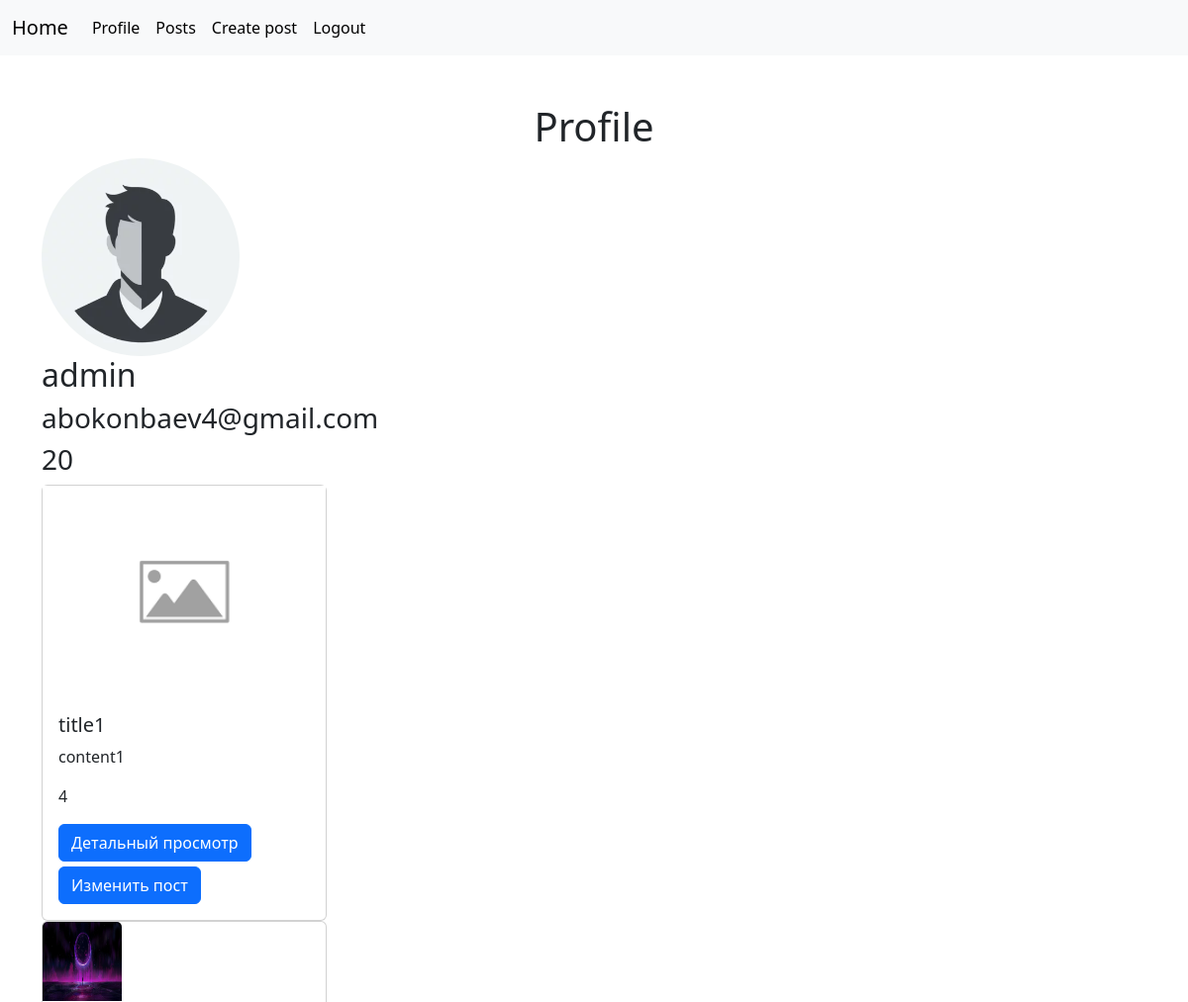
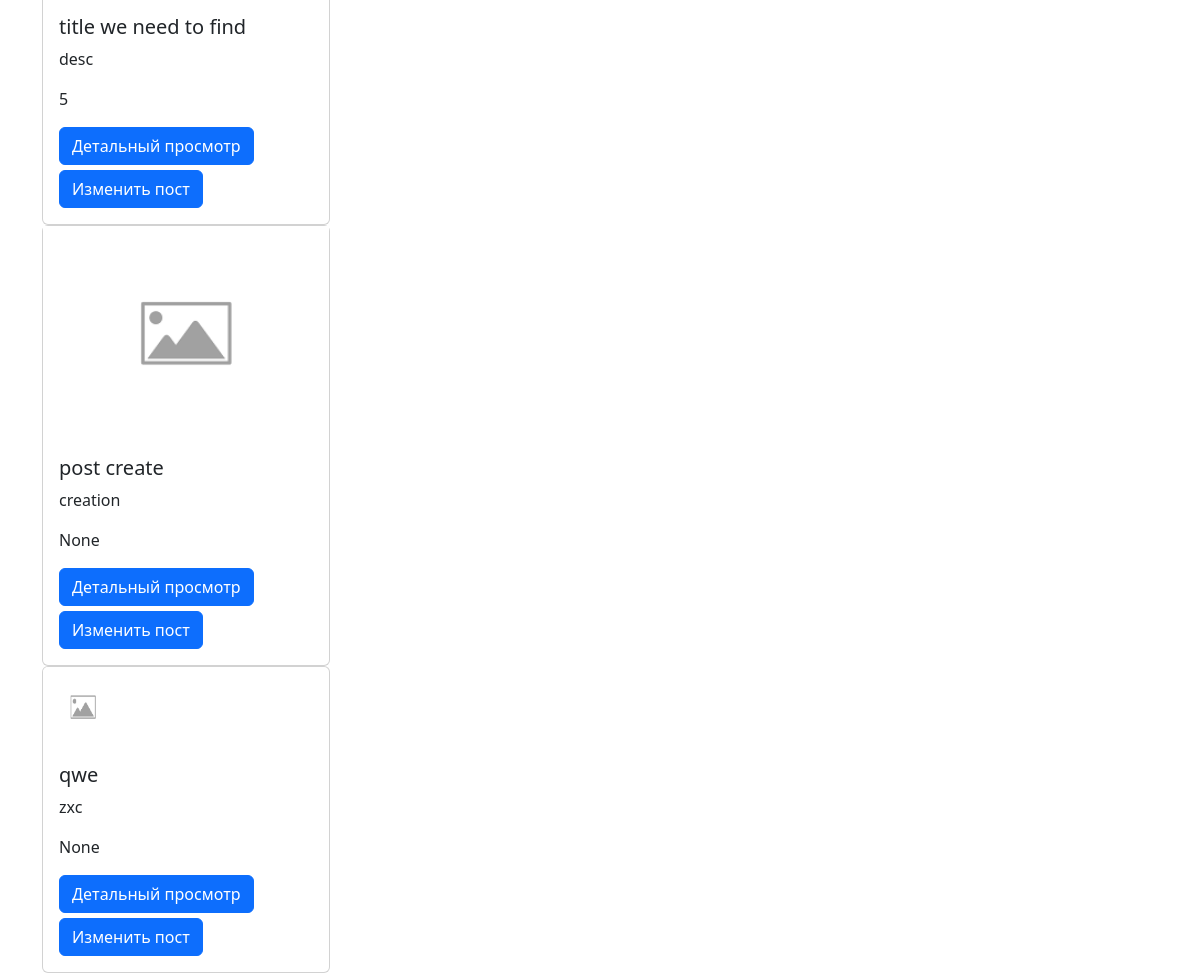
/profile/ (signed in), run on the app's committed database (2 pictures, top to bottom).
### users/models.py (models this page shows, shortened)
class Profile(models.Model):
    user = models.OneToOneField(User, on_delete=models.CASCADE)
    age = models.IntegerField()
    avatar = models.ImageField(upload_to='users_avatar/', blank=True)

### posts/models.py (models this page shows, shortened)
class Post(models.Model):
    author = models.ForeignKey(User, on_delete=models.CASCADE, null=True, related_name='posts')
    image = models.ImageField(null=True, blank=True)
    title = models.CharField(max_length=156)
    content = models.CharField(max_length=1056)
    rate = models.IntegerField(null=True, blank=True)
    created_at = models.DateTimeField(auto_now_add=True, null=True)
    updated_at = models.DateTimeField(auto_now=True, null=True)
    category = models.ForeignKey(Category, null=True, on_delete=models.CASCADE)
    tags = models.ManyToManyField(Tag, blank=True)

### users/views.py (the view)
# urls.py: path('profile/', profile_view),
def profile_view(request):
    if request.method == 'GET':
        user = request.user
        posts = user.posts.all()
        return render(request, 'users/profile.html', context={'user': user, 'posts': posts})

### templates/users/profile.html (shortened to what this page needs)
{% extends 'main.html' %}
{% load static %}
{% block content %}
<h1 class = 'mt-5' style="text-align: center;">
    Profile
</h1>
<div class="container">
    <img src="{{user.profile.avatar.url}}" alt="Profile Picture" style="width: 200px; height: 200px; border-radius: 50%;">
    <h2>{{user.username}}</h2>
    <h3>{{user.email}}</h3>
    <h3>{{user.profile.age}}</h3>
    {% for post in posts %}
    <div class="card" style="width: 18rem;">
        {% if post.image %}
            <img src="{{ post.image.url }}" class="card-img-top" style="width: 80px; height: 80px;" alt="...">
        {% else %}
        <img src="{% static 'placeholder.jpg' %}">
        {% endif %}
        <div class="card-body">
            <h5 class="card-title">{{post.title}}</h5>
            <p class="card-text">{{post.content}}</p>
            <p class="card-text">{{post.rate}}</p>
            <a href="/posts/{{post.id}}/" class="btn btn-primary" >Детальный просмотр</a>
            {% if post.author == user %}
            <a href="/posts/{{post.id}}/update" class="btn btn-primary" style="margin-top: 5px;" >Изменить пост</a>
            {% endif %}
        </div>
    </div>
    {% endfor %}
{% endblock %}

### data on the page
Post: title "title1", content "content1", rate "4"
Post: image (picture), title "title we need to find", content "desc", rate "5"
Post: title "post create", content "creation", rate "None"
Post: image (placeholder picture), title "qwe", content "zxc", rate "None"

### other printed values
{{ user.username }} "admin"
{{ user.email }} "abokonbaev4@gmail.com"
{{ user.profile.age }} "20"
